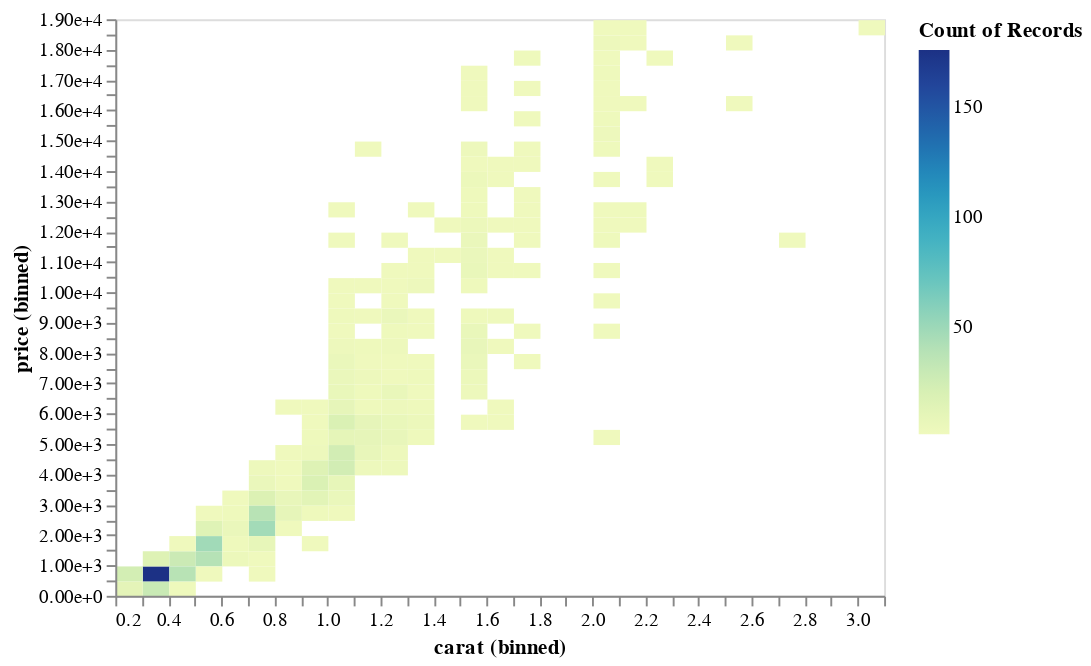

Notebook code for this chart:
### Markdown cell above
Scientific notation (`10^` or `e+`) can be useful internally,
but can be confusing for communicating to a more general audience.

### Code cell
alt.Chart(diamonds).mark_rect().encode(
    alt.X('carat', bin=alt.Bin(maxbins=40)),
    alt.Y('price', bin=alt.Bin(maxbins=40), axis=alt.Axis(format='e')),
    alt.Color('count()'))

### Figure 1 — Vega-Lite specification as saved in the notebook (floating-point values rounded to 4 significant figures; data arrays with more than 128 entries replaced by an {"elided": "..."} marker saying what was removed)
{"$schema": "https://vega.github.io/schema/vega-lite/v4.8.1.json", "config": {"view": {"continuousHeight": 300, "continuousWidth": 400}}, "data": {"name": "data-257cef40f6410df84e608745ea41c69e"}, "datasets": {"data-257cef40f6410df84e608745ea41c69e": {"elided": "1000 records"}}, "encoding": {"color": {"aggregate": "count", "type": "quantitative"}, "x": {"bin": {"maxbins": 40}, "field": "carat", "type": "quantitative"}, "y": {"axis": {"format": "e"}, "bin": {"maxbins": 40}, "field": "price", "type": "quantitative"}}, "mark": "rect"}
